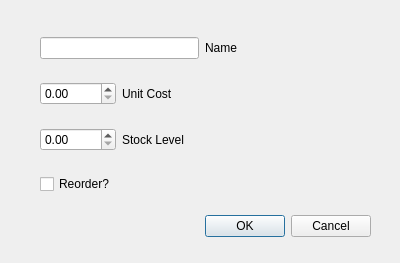
<?xml version="1.0" encoding="UTF-8"?>
<ui version="4.0">
 <class>EditItemDialog</class>
 <widget class="QDialog" name="EditItemDialog">
  <property name="windowModality">
   <enum>Qt::NonModal</enum>
  </property>
  <property name="enabled">
   <bool>true</bool>
  </property>
  <property name="geometry">
   <rect>
    <x>0</x>
    <y>0</y>
    <width>400</width>
    <height>263</height>
   </rect>
  </property>
  <property name="contextMenuPolicy">
   <enum>Qt::NoContextMenu</enum>
  </property>
  <property name="acceptDrops">
   <bool>false</bool>
  </property>
  <property name="windowTitle">
   <string>Dialog</string>
  </property>
  <property name="sizeGripEnabled">
   <bool>false</bool>
  </property>
  <property name="modal">
   <bool>false</bool>
  </property>
  <widget class="QDialogButtonBox" name="buttonBox">
   <property name="geometry">
    <rect>
     <x>30</x>
     <y>210</y>
     <width>341</width>
     <height>32</height>
    </rect>
   </property>
   <property name="orientation">
    <enum>Qt::Horizontal</enum>
   </property>
   <property name="standardButtons">
    <set>QDialogButtonBox::Cancel|QDialogButtonBox::Ok</set>
   </property>
  </widget>
  <widget class="QWidget" name="layoutWidget">
   <property name="geometry">
    <rect>
     <x>40</x>
     <y>20</y>
     <width>241</width>
     <height>191</height>
    </rect>
   </property>
   <layout class="QGridLayout" name="gridLayout">
    <item row="0" column="2">
     <widget class="QLabel" name="Name">
      <property name="text">
       <string>Name</string>
      </property>
     </widget>
    </item>
    <item row="2" column="1">
     <widget class="QLabel" name="StockLevel">
      <property name="text">
       <string>Stock Level</string>
      </property>
     </widget>
    </item>
    <item row="3" column="0">
     <widget class="QCheckBox" name="reorder">
      <property name="text">
       <string>Reorder?</string>
      </property>
     </widget>
    </item>
    <item row="1" column="1">
     <widget class="QLabel" name="UnitCost">
      <property name="text">
       <string>Unit Cost</string>
      </property>
     </widget>
    </item>
    <item row="2" column="0">
     <widget class="QDoubleSpinBox" name="stockLevel"/>
    </item>
    <item row="0" column="0" colspan="2">
     <widget class="QLineEdit" name="name"/>
    </item>
    <item row="1" column="0">
     <widget class="QDoubleSpinBox" name="unitCost"/>
    </item>
   </layout>
  </widget>
 </widget>
 <resources/>
 <connections>
  <connection>
   <sender>buttonBox</sender>
   <signal>accepted()</signal>
   <receiver>EditItemDialog</receiver>
   <slot>accept()</slot>
   <hints>
    <hint type="sourcelabel">
     <x>248</x>
     <y>254</y>
    </hint>
    <hint type="destinationlabel">
     <x>157</x>
     <y>262</y>
    </hint>
   </hints>
  </connection>
  <connection>
   <sender>buttonBox</sender>
   <signal>rejected()</signal>
   <receiver>EditItemDialog</receiver>
   <slot>reject()</slot>
   <hints>
    <hint type="sourcelabel">
     <x>316</x>
     <y>260</y>
    </hint>
    <hint type="destinationlabel">
     <x>286</x>
     <y>262</y>
    </hint>
   </hints>
  </connection>
 </connections>
</ui>
